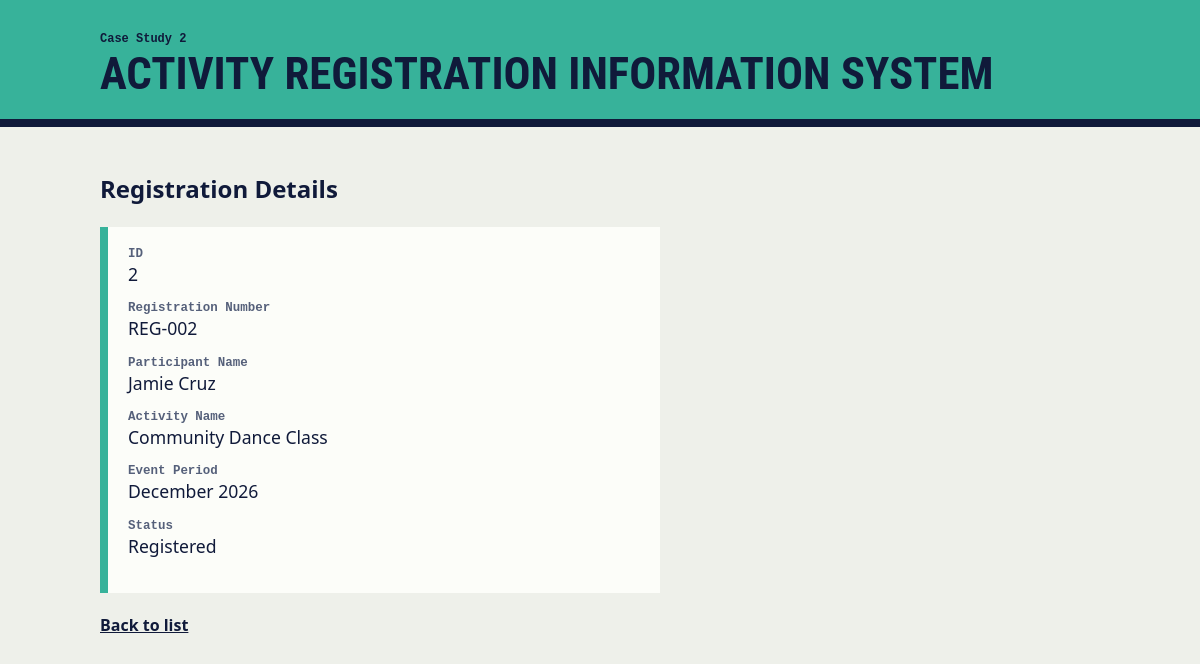
The page /activity-registration-system/view.php?id=2 on the database its author committed.
### tables this page shows
CREATE TABLE registrations (
    id INT AUTO_INCREMENT PRIMARY KEY,
    registration_number VARCHAR(30) NOT NULL,
    participant_name VARCHAR(100) NOT NULL,
    activity_name VARCHAR(100) NOT NULL,
    event_period VARCHAR(50) NOT NULL,
    status VARCHAR(20) NOT NULL
);

### activity-registration-system/view.php (the view, shortened to what this page needs)
<?php
require_once 'config.php';
function e($value): string
{
    return htmlspecialchars((string) $value, ENT_QUOTES, 'UTF-8');
}
$id = filter_var($_GET['id'] ?? '', FILTER_VALIDATE_INT, ['options' => ['min_range' => 1]]);
$record = false;
if ($id !== false) {
    $statement = $pdo->prepare('SELECT * FROM registrations WHERE id = :id');
    $statement->execute([':id' => $id]);
    $record = $statement->fetch();
}
    ?>
<!DOCTYPE html>
<html lang="en">
<head>
    <link rel="stylesheet" href="../assets/crud.css">
</head>
<body class="case-2">
<header>
    <p class="case-no">Case Study 2</p>
    <h1>Activity Registration Information System</h1>
</header>
<main>
    <h2>Registration Details</h2>
    <dl>
        <dt>ID</dt>
        <dd><?= e($record['id']) ?></dd>
        <dt>Registration Number</dt>
        <dd><?= e($record['registration_number']) ?></dd>
        <dt>Participant Name</dt>
        <dd><?= e($record['participant_name']) ?></dd>
        <dt>Activity Name</dt>
        <dd><?= e($record['activity_name']) ?></dd>
        <dt>Event Period</dt>
        <dd><?= e($record['event_period']) ?></dd>
        <dt>Status</dt>
        <dd><?= e($record['status']) ?></dd>
    </dl>
    <p><a href="index.php">Back to list</a></p>
</main>
</body>
</html>

### assets/crud.css (style rules this page uses)
:root { --ink: #101a3a; --folder: #f4b223; }
.case-2 { --folder: #37b29a; }
* { box-sizing: border-box; }
body { margin: 0; font-family: "IBM Plex Sans", "Segoe UI", Arial, sans-serif; background: #eef0ea; color: var(--ink); line-height: 1.5; }
header { background: var(--folder); border-bottom: 8px solid var(--ink); padding: 18px max(16px, calc((100% - 1000px) / 2)) 22px; }
h1 { font-family: "Arial Narrow", "Roboto Condensed", Impact, sans-serif; font-size: clamp(1.8rem, 5vw, 2.8rem); text-transform: uppercase; line-height: 1.05; margin: 4px 0 0; }
.case-no { font: 600 .75rem Consolas, monospace; margin: 14px 0 0; }
main { max-width: 1032px; margin: 0 auto; padding: 24px 16px 60px; }
a { color: var(--ink); font-weight: 600; }
form, dl { background: #fcfdf9; border-left: 8px solid var(--folder); padding: 20px; max-width: 560px; }
label, dt { font: 600 .78rem Consolas, monospace; }
dl { margin: 0 0 20px; }
dt { color: #55607a; }
dd { margin: 0 0 14px; font-size: 1.1rem; overflow-wrap: anywhere; }

### rows shown on the page
registrations: id "2", registration_number "REG-002", participant_name "Jamie Cruz", activity_name "Community Dance Class", event_period "December 2026", status "Registered"
